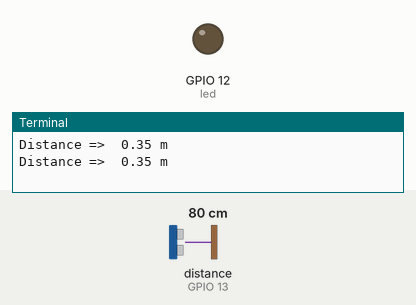
Bench run of a program on a simulated Raspberry Pi (BCM pin numbers). Parts: output pins drawn as LEDs (lit = HIGH), the last lines printed to the terminal. Inputs (shaded band) come from the test bench; at power-on: distance to the obstacle (sensor on GPIO 13) 80 cm. The echo pulse lasts 58.3 µs per cm; files the program writes start out absent; the clock reads 2024-03-15 10:24:30 at power-on unless the program sets it.

Above: at 1.2 s.
1.3 s: distance to the obstacle (sensor on GPIO 13) set to 2 cm
At 3.1 s:
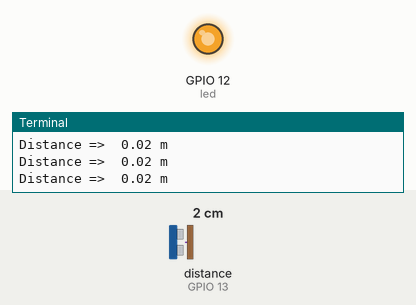
3.4 s: distance to the obstacle (sensor on GPIO 13) set to 9 cm
At 4.9 s:
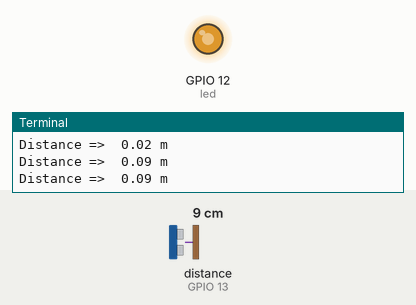
5.4 s: distance to the obstacle (sensor on GPIO 13) set to 18 cm
At 6.5 s:
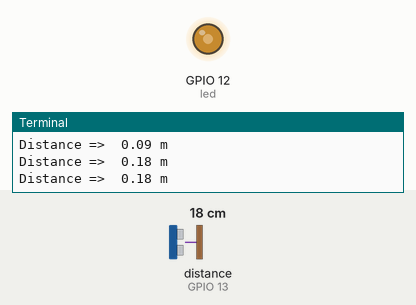
7.4 s: distance to the obstacle (sensor on GPIO 13) set to 4 cm
At 9.4 s:
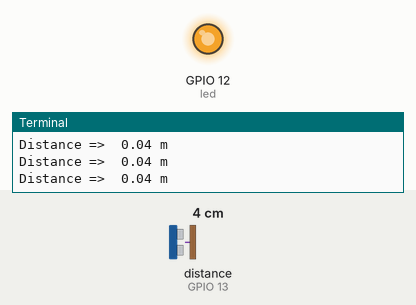
Timing chart, 0 to 10.4 s (numbered marks = the images above; inputs shaded):
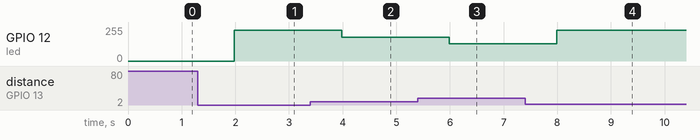

Measured:
- after the input at 1.3 s, GPIO 12 (led): 0/255 → 230/255 after 0.68 s
- after the input at 3.4 s, GPIO 12 (led): 230/255 → 179/255 after 0.59 s
- after the input at 5.4 s, GPIO 12 (led): 179/255 → 128/255 after 0.59 s
- after the input at 7.4 s, GPIO 12 (led): 128/255 → 230/255 after 0.59 s

The program:

main.py
```python
from gpiozero import PWMLED, DistanceSensor
import time
from signal import signal, SIGTERM, SIGHUP


led = PWMLED(12)
ultrasonic = DistanceSensor(
    echo=13, trigger=19, max_distance=0.35, threshold_distance=0.05)

f = open("errorlog.txt", "a")

d = open("distance.txt", "a")

def sig_terminate():
    f.write("Debug: Terminate Signal received from the command line. \n")
    f.close()
    print("Debug: Terminate Signal received from the command line.")
    exit(1)

def sig_hangup():
    f.write("Debug: Terminal got disconnected.")
    f.close()
    exit(1)

try:
    signal(SIGTERM, sig_terminate)
    signal(SIGHUP, sig_hangup)
    led.off()
    while True:
        distance = ultrasonic.value * 0.35
        print(f"Distance => {distance: 1.2f} m")

        d.write(f"{time.asctime(time.localtime(time.time()))} Distance => {distance: 1.2f} m")
        duty_cycle = round(1.0 - distance/0.35, 1)
        if duty_cycle < 0:
            duty_cycle = 0.0
        led.value = duty_cycle
        d.write(f" Led value: {led.value} \n")
        time.sleep(0.5)
except KeyboardInterrupt as kb:
    f.write(f"{time.asctime(time.localtime(time.time()))} {str(kb)} Program came to an end: (Ctrl + C pressed).\n")
    print("Program came to an end: Keyboard Interrupt (Ctrl + C pressed).")
    d.close()
    f.close()

finally:
    led.off()
    ultrasonic.close()
```
